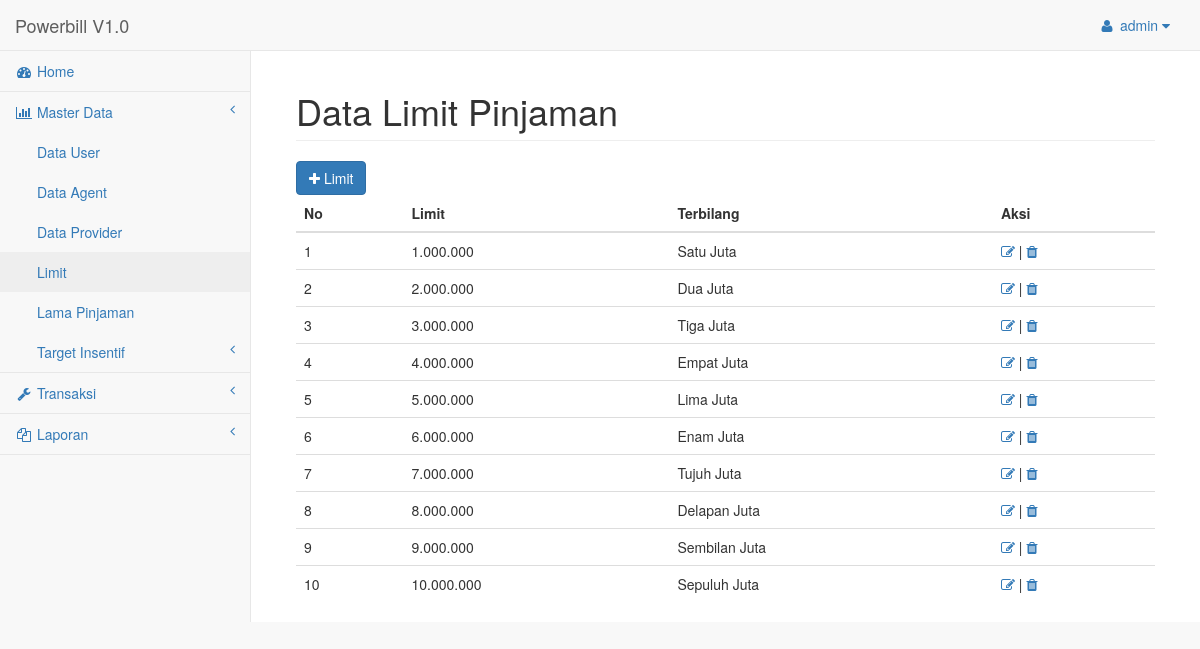
Screenshot of /admin.php?mod=limit (signed in) with the database file from the repository.
### tables this page shows
CREATE TABLE `limitp` (
  `IdLimit` int(10) NOT NULL AUTO_INCREMENT,
  `LimitP` int(100) DEFAULT NULL,
  PRIMARY KEY (`IdLimit`)
);

### config/lib.php (called while the page is built, shortened)
<?php
function format_angka($angka) {
	$hasil = number_format($angka,0, ",",".");
	return $hasil;
}
function terbilang($x)
{
  $abil = array("", "Satu", "Dua", "Tiga", "Empat", "Lima", "Enam", "Tujuh", "Delapan", "Sembilan", "Sepuluh", "Sebelas");
  if ($x < 12)
    return " " . $abil[$x];
  elseif ($x < 20)
    return Terbilang($x - 10) . " Belas" ;
  elseif ($x < 100)
    return Terbilang($x / 10) . " Puluh" . Terbilang($x % 10);
  elseif ($x < 200)
    return " seratus" . Terbilang($x - 100);
  elseif ($x < 1000)
    return Terbilang($x / 100) . " Ratus" . Terbilang($x % 100);
  elseif ($x < 2000)
    return " seribu" . Terbilang($x - 1000);
  elseif ($x < 1000000)
    return Terbilang($x / 1000) . " Ribu" . Terbilang($x % 1000);
  elseif ($x < 1000000000)
    return Terbilang($x / 1000000) . " Juta" . Terbilang($x % 1000000);
}
?>

### mod/limit.php (the view, shortened to what this page needs)
<div class="row">
    <div class="col-lg-12">
        <h1 class="page-header">Data Limit Pinjaman</h1>
    </div>
</div>
<div class="row">
	<div class="col-lg-12">
	<a class="btn btn-primary" href="admin.php?mod=limit-add"><span class='fa fa-plus'></span> Limit</a>
		<table class="table table-resnponsive">
			<thead>
				<tr>
					<th>No</th>
					<th>Limit</th>
					<th>Terbilang</th>
					<th>Aksi</th>
				</tr>
			</thead>
			<tbody>
				<?php
					include_once "config/lib.php";
					$sql = "SELECT * FROM limitp";
					$qry = mysql_query($sql);
					$rows = mysql_num_rows($qry);
					$no = 1;
					if($rows !=0){
					while($data=mysql_fetch_array($qry)){
				?>
				<tr>
					<td><?=$no;?></td>
					<td><?=format_angka($data['LimitP']);?></td>
					<td><?=terbilang($data['LimitP']);?></td>
					<td><a href="admin.php?mod=limit-update&id=<?=$data['IdLimit']?>"><i class="fa fa-edit"></i></a> | <a href="admin.php?mod=limit-proccess&act=del&id=<?=$data['IdLimit']?>" onclick="javascript: return confirm('Anda yakin hapus ?')"><i class="fa fa-trash"></i></a></td>
				</tr>
				<?php
				$no++;
					}
				}else{
					?>
					<tr>
						<td colspan="4" style="text-align:center;">Data Kosong</td>
					</tr>
					<?php
				}
				?>
			</tbody>
		</table>
	</div>
</div>

### assets/css/sb-admin-2.css (style rules this page uses)
body { background-color: #f8f8f8; }

### rows the page displays
limitp: LimitP "1.000.000", LimitP "Satu Juta"
limitp: LimitP "2.000.000", LimitP "Dua Juta"
limitp: LimitP "3.000.000", LimitP "Tiga Juta"
limitp: LimitP "4.000.000", LimitP "Empat Juta"
limitp: LimitP "5.000.000", LimitP "Lima Juta"
limitp: LimitP "6.000.000", LimitP "Enam Juta"
limitp: LimitP "7.000.000", LimitP "Tujuh Juta"
limitp: LimitP "8.000.000", LimitP "Delapan Juta"
limitp: LimitP "9.000.000", LimitP "Sembilan Juta"
limitp: LimitP "10.000.000", LimitP "Sepuluh Juta"

### other values shown
$_SESSION['uname'] "admin"
